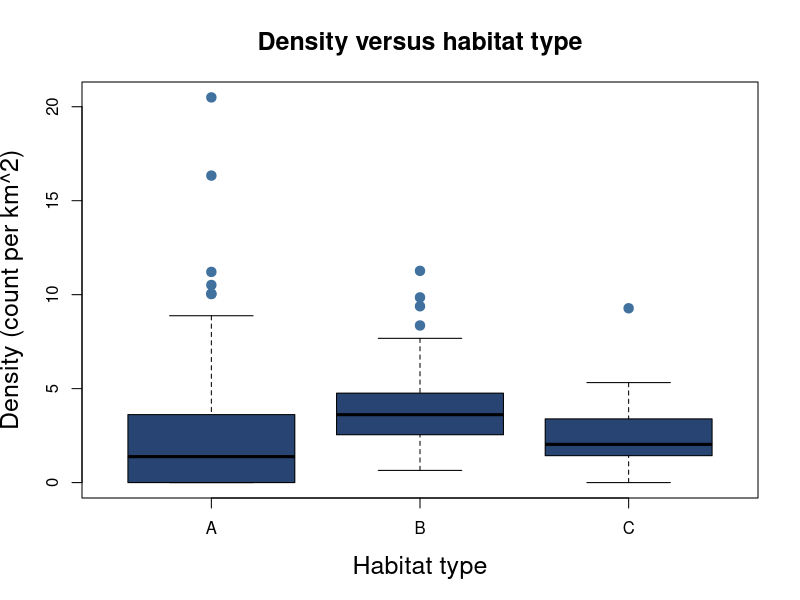
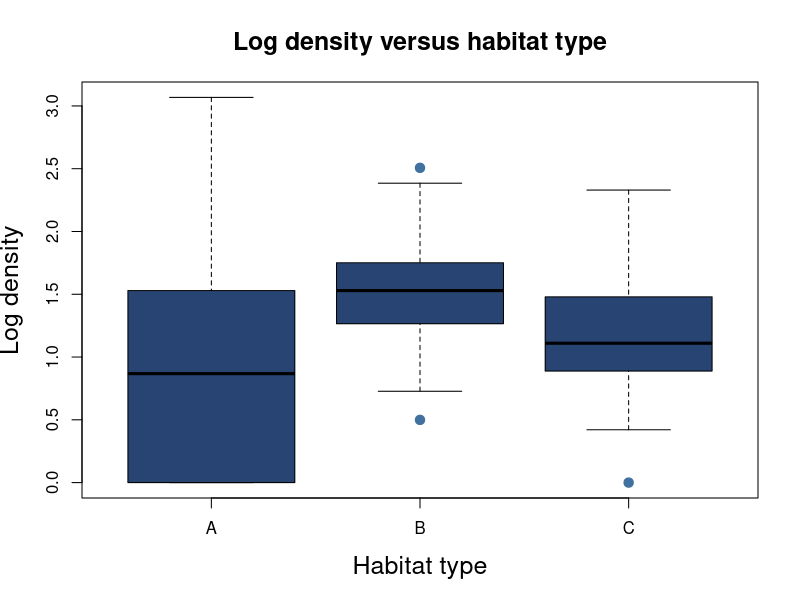
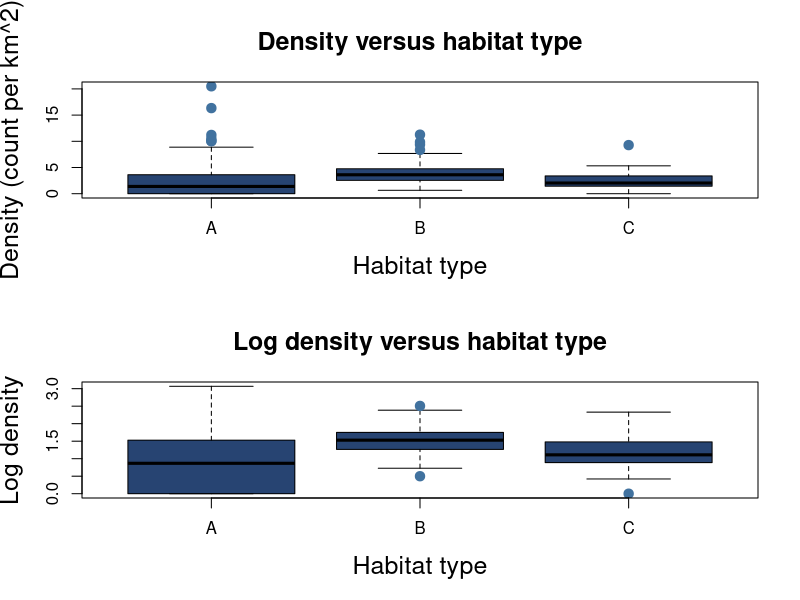
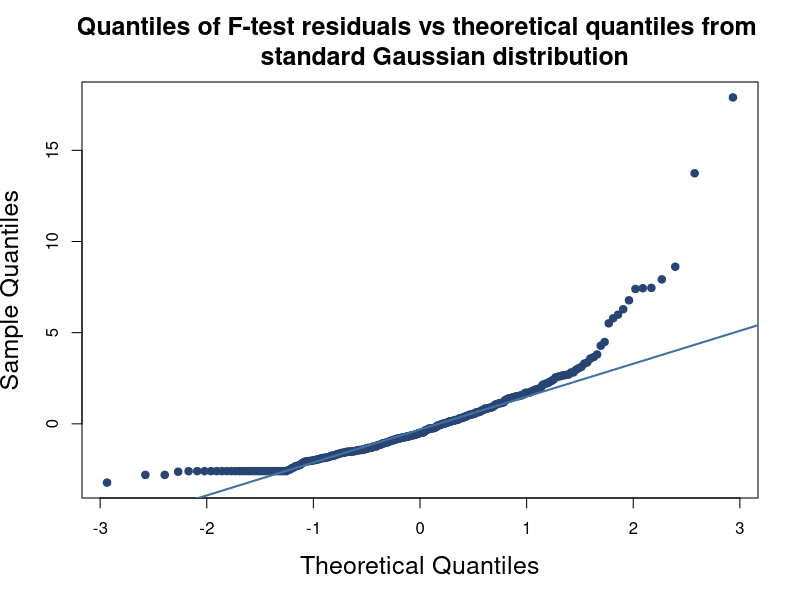

Write R code to recreate these figures, in order.
##################
##################
### Question 1 ###
##################
##################

#######
## a ## 
#######

# Import the data set
eco.df <- read.table("ecoStudy.txt", header = TRUE)

#####
# i #
#####

# Check quantiles of density variable
summary(eco.df$density)

# The values asked for in the question are:
# Minimum      : 0.000
# 1st quartile : 1.413
# Median       : 2.744
# Mean         : 3.103
# 3rd quartile : 4.193
# Maximum      : 20.497

######
# ii #
######

# Find the unique values in the column
unique(eco.df$habitat) 

# Habitat can take values "A", "B" and "C"

# Find the number of observations of each value
dim(eco.df[eco.df$habitat=="A",])[1] # 100 observations of A
dim(eco.df[eco.df$habitat=="B",])[1] # 125 observations of B
dim(eco.df[eco.df$habitat=="C",])[1] # 75 observations of C

# There are 100 observations of type A, 125 observations of 
# type B and 75 observations of type C

#######
## b ##
#######

# Create the log density column
eco.df$logDensity <- log(1 + eco.df$density)

#####
# i #
#####

# Plot density by habitat type
boxplot(eco.df$density ~ eco.df$habitat, 
        main = "Density versus habitat type",
        cex.main = 1.5,
        xlab = "Habitat type",
        ylab = "Density (count per km^2)",
        cex.lab = 1.5,
        col = "#274472",
        pch = 19,
        cex = 1.25,
        outcol = "#41729F")

######
# ii #
######

# Plot log density by habitat type
boxplot(eco.df$logDensity ~ eco.df$habitat, 
        main = "Log density versus habitat type",
        cex.main = 1.5,
        xlab = "Habitat type",
        ylab = "Log density", # log variables are unitless
        cex.lab = 1.5,
        col = "#274472",
        pch = 19,
        cex = 1.25,
        outcol = "#41729F")

#######
# iii #
#######

# Display the two boxplots in a 2x1 lattice
# Code for plots has been repeated as no clear way to reuse a plot object in 
# base R graphics
par(mfrow = c(2, 1))
boxplot(eco.df$density ~ eco.df$habitat, 
        main = "Density versus habitat type",
        cex.main = 1.5,
        xlab = "Habitat type",
        ylab = "Density (count per km^2)",
        cex.lab = 1.5,
        col = "#274472",
        pch = 19,
        cex = 1.25,
        outcol = "#41729F")
boxplot(eco.df$logDensity ~ eco.df$habitat, 
        main = "Log density versus habitat type",
        cex.main = 1.5,
        xlab = "Habitat type",
        ylab = "Log density", # log variables are unitless
        cex.lab = 1.5,
        col = "#274472",
        pch = 19,
        cex = 1.25,
        outcol = "#41729F")
dev.off() # reset options for par()

#######
## c ##
#######

# Calculates the F-test statistic for a given continuous variable and factor
fStat <- function(y, factor){
  #
  # y and factor must be in the same data frame
  #
  # y       (numeric vector) : the continuous variable that we wish to test 
  #                            whether is the same across groups
  # factor  (vector)         : the categorical variable with different 
  #                            groups to test across
  # returns (numeric)        : the F-test statistic as given by Eq. (2) in the 
  #                            question sheet
  
  # Find the number of observations
  overallCount   <- length(y)
  
  # Find the overall mean of the continuous variable
  overallMean    <- mean(y)
  
  # Find the groups of the factor
  groups         <- unique(factor)
  
  # Find the number of groups
  groupCount     <- length(groups)
  
  # Calculate the F-test statistic numerator
  fStatNumerator   <- fStatNumerator(y, factor, groups, overallMean, groupCount)
  
  # Calculate the F-test statistic denominator
  fStatDenominator <- fStatDenominator(y, factor, groups, overallCount, 
                                       groupCount)
  
  # Calculate the F-test statistic
  fStat <- fStatNumerator / fStatDenominator
  
  return(fStat)
}

# Calculates the numerator of the F-test statistic
fStatNumerator <- function(y, factor, groups, overallMean, groupCount){
  # y           (numeric vector)   : the continuous variable that we wish to 
  #                                  test whether is the same across groups
  # factor      (character vector)           : the categorical variable with different 
  #                                  groups to test across
  # groups      (character vector) : the group names in the factor we are 
  #                                  testing against
  # overallMean (numeric)          : the overall mean of y
  # groupCount  (numeric)          : the number of groups of the factor
  
  # Initialise the sum at zero
  weightedSumMeanDifference <- 0
  
  # Loop over the groups to perform the summation
  for(group in groups){
    # Find the mean of y for the given group
    groupMean <- mean(y[factor == group])
    
    # Find the difference between the group mean and overall mean squared
    meanDifference <- (groupMean - overallMean) ^ 2
    
    # Weight the squared difference in means by the number of observations of y
    # for the given group
    weightedMeanDifference <- length(y[factor == group]) * meanDifference
    
    # Add the result to the weighted sum of mean differences
    weightedSumMeanDifference <- weightedSumMeanDifference + 
                                 weightedMeanDifference
  }
  
  # Divide the sum by the degrees of freedom
  fStatNumerator <- weightedSumMeanDifference / (groupCount - 1)
  
  return(fStatNumerator)
}

# Calculates the denominator of the F-test statistic
fStatDenominator <- function(y, factor, groups, overallCount, groupCount){
  # y             (numeric vector)  : the continuous variable that we wish to 
  #                                   test whether is the same across groups
  # factor       (vector)           : the categorical variable with different 
  #                                   groups to test across
  # groups       (character vector) : the group names in the factor we are 
  #                                   testing against
  # overallCount (numeric)          : total number of observations
  # groupCount   (numeric)          : the number of groups of the factor
  
  # Store the total sum of the difference between each observation and the mean
  # of y for the group it belongs to squared
  # Initialise at 0
  sumMeanDifference <- 0
  
  for(group in groups){
    # Get the observations of y for the given group
    ySubset <- y[factor == group]
    
    # Get the mean of y for the given group
    groupMean <- mean(ySubset)
    
    # Get the difference between each observation in the subset and the group
    # mean squared
    groupMeanDifference <- (ySubset - groupMean) ^ 2
    
    # Sum the squared differences
    sumGroupMeanDifference <- sum(groupMeanDifference)
    
    # Add to the total squared differences of observations and their respective
    # group mean
    sumMeanDifference <- sumMeanDifference + sumGroupMeanDifference
  } 
  
  # Divide the sum by the degrees of freedom
  fStatDenominator <- sumMeanDifference / (overallCount - groupCount)
  
  return(fStatDenominator)
}

# Calculate the F-test statistic for the data
fStat(eco.df$density, eco.df$habitat)

# The F-test statistic is 10.481 (3 d.p.)

######
# ii #
######

# Find the p-value of the F test by 1 - P(F < 10.481)
1 - pf(q = 10.481, df1 = 2, df2 = 297)

# The p-value of the F-test is 3.996x10^-5 (3 d.p.)

#######
## d ##
#######

# Calculates the F-test statistic for a given continuous variable and factor
fStat2 <- function(y, factor){
  #
  # y and factor must be in the same data frame
  #
  # y       (numeric vector) : the continuous variable that we wish to test 
  #                            whether is the same across groups
  # factor  (vector)         : the categorical variable with different 
  #                            groups to test across
  # returns (numeric)        : the F-test statistic as given by Eq. (2) in the 
  #                            question sheet
  
  # Get the overall mean
  overallMean <- mean(y)
  
  # Get the components of the sum in the numerator of the F-statistic equation
  fStatNumComps  <- tapply(y, factor, fStatNumerator2, overallMean = overallMean)
  
  # Calculate the numerator of the F-statistic
  fStatNumerator <- sum(fStatNumComps) / (length(unique(factor)) - 1)
  
  # Get the components of the outer sum in the denominator of the F-statistic
  # equation
  fStatDenComps    <- tapply(y, factor, fStatDenominator2)
  
  # Calculate the denominator of the F-statistic
  fStatDenominator <- sum(fStatDenComps) / (length(y) - length(unique(factor)))
  
  # Calculate the F-statistic
  fStat <- fStatNumerator / fStatDenominator
  
  return(fStat)
}

# Computes the component of the sum in the numerator of the F-test statistic for 
# a specific group in the subset (i.e. for a single i in {1,...,k})
fStatNumerator2 <- function(subset, overallMean){
  # subset      (numeric vector) : a subset of the y variable for a specific 
  #                                group of the factor
  # overallMean (numeric)        : the overall mean of the variable y
  # returns     (numeric)        : the product of the length of the subset and 
  #                                the squared difference between the mean of y
  #                                for the subset and the overall mean
  
  # Get the number of observations in the group
  groupLength  <- length(subset)
  
  # Find the mean of y conditional on the subset
  groupMean    <- mean(subset)
  
  # Calculate the component of the numerator for the given subset
  fStatNumComp <- groupLength * (groupMean - overallMean) ^ 2
  
  return(fStatNumComp)
}

# Computes the component of the outer sum in the numerator of the F-test
# statistic formula for a specific group in the subset (i.e. for a single i in
# {1,...,K})
fStatDenominator2 <- function(subset){
  # subset  (numeric vector) : a subset of the y variable for a specific group  
  #                            of the factor
  # returns (numeric)        : the sum of squared differences between each 
  #                            observed value in the subset and the mean of the
  #                            values in the subset
  
  # Get the group mean
  groupMean <- mean(subset)
  
  # Get the components of the inner sum in the denominator of the F-test
  # statistic equation i.e. the difference between each observation and the
  # group mean squared
  squaredDifferences <- sapply(subset, squaredDifference, y = groupMean)
  
  # Get the sum of the squared differences
  fStatDenComp <- sum(squaredDifferences)
  
  return(fStatDenComp)
}

# Auxiliary function to find squared difference of two numbers
squaredDifference <- function(x, y){
  # x, y    (numeric) : two numbers to find the squared difference of
  # returns (numeric) : the difference of the numbers squared
  
  return((x-y)^2)
}

# Calculate the F-test statistic for the data
fStat2(eco.df$density, eco.df$habitat)

# The F-test statistic is verified to be 10.481 (3 d.p.). This result is the 
# same as with the first function so to avoid tautology the p-value does not 
# need to be recalculated; it is again 3.996x10^-5 (3 d.p.)

#######
## e ##
#######

# Calculate the mean density for each group
meanDensA <- mean(eco.df$density[eco.df$habitat == "A"])
meanDensB <- mean(eco.df$density[eco.df$habitat == "B"])
meanDensC <- mean(eco.df$density[eco.df$habitat == "C"])

# As libraries can not be used, this function will act in place of a hashmap 
# i.e. when passed a habitat type it will return the mean density for that 
# habitat. This increases efficiency as each mean was only calculated once and
# the F-test residual column can be added by column-wise operations rather than 
# element-wise operations.
densityMean <- function(group){
  # group   (character) : name of habitat type ("A", "B" or "C")
  # returns (numeric)   : mean of density for the given habitat

  return(get(paste("meanDens", group, sep = "")))
}

# Add a column to the data frame with the mean density for the corresponding 
# habitat type of each value
eco.df$habitatMean <- sapply(eco.df$habitat, densityMean)

# Add a column to the data frame containing the F-test residuals
eco.df$fResid <- eco.df$density - eco.df$habitatMean

# Plot the QQ plot for the F-test residuals
par(mfrow = c(1, 1)) # avoid a recurring bug of plot displaying in top pane of
                     # previous 2x1 lattice
qqnorm(eco.df$fResid, 
       pch = 19, 
       col = "#274472", 
       main = "Quantiles of F-test residuals vs theoretical quantiles from 
       standard Gaussian distribution",
       cex.main = 1.5,
       cex.lab = 1.5)
qqline(eco.df$fResid, lwd = 2, col = "#41729F")
dev.off() # reset options for par()

# The normality assumption does not appear valid. The curvature of the QQ-plot
# indicates that the residuals are right-skewed.


##################
##################
### Question 2 ###
##################
##################

#######
## a ##
#######

# Function to return the natural log of the joint density of iid Gammma mixture
# variables
calcLogMix2Gamma <- function(x, alpha, beta, p){
  # x       (numeric vector) : vector of inputs 
  # alpha   (numeric vector) : vector of alpha parameters
  # beta    (numeric vector) : vector of beta parameters
  # p       (numeric)        : probability parameter
  # returns (numeric)        : log joint density of the model
  
  # Get the information about validity of the inputs
  errorCheck <- verifyGammaInput(x, alpha, beta, p)
  
  # If inputs are invalid, terminate the function and display the reasons
  if(errorCheck[1]){
    stop(errorCheck[2])
  }
  
  # Create a vector of outputs from the Gamma mixture model pdf
  f_x <- mix2GammaPdf(x, alpha, beta, p)
  
  # Multiply the outputs together to get the joint density
  jointDensity <- 1
  for (f_xi in f_x){
    jointDensity <- jointDensity * f_xi
  }
  
  # Take the natural logarithm of the joint density
  logDensity <- log(jointDensity)
  
  # Return the output
  return(logDensity)
}

# Function to return the density of a single Gamma mixture variable
mix2GammaPdf <- function(x_i, alpha, beta, p){
  # x       (numeric vector) : input 
  # alpha   (numeric vector) : vector of alpha parameters
  # beta    (numeric vector) : vector of beta parameters
  # p       (numeric)        : probability parameter
  # returns (numeric)        : density of a single Gamma mixture model variable
  
  # Extract the individual parameters from their vectors
  alpha1 <- alpha[1]
  alpha2 <- alpha[2]
  beta1  <-  beta[1]
  beta2  <-  beta[2]
  
  # Find the results of the two Gamma pdfs
  gamma1 <- gammaPdf(x_i, alpha1, beta1)
  gamma2 <- gammaPdf(x_i, alpha2, beta2)
  
  # Find the output of the Gamma mixture model pdf
  output <- (p * gamma1) + ((1 - p) * gamma2)
  
  return(output)
}

# Function to return the density of a single Gamma variable
gammaPdf <- function(x_i, alpha, beta){
  # x       (numeric vector) : input
  # alpha   (numeric vector) : vector of alpha parameters
  # beta    (numeric vector) : vector of beta parameters
  # returns (numeric)        : density of a single Gamma variable
  
  # Calculate the output of a Gamma pdf
  output <- ((x_i ^ (alpha - 1)) * (exp(-1 * beta * x_i)) * (beta ^ alpha)) / 
    gamma(alpha)
  
  return(output)
}

#######
## b ##
#######

# Function to verify the validity of inputs to the Gamma mixture model function
verifyGammaInput <- function(x, alpha, beta, p){
  # x       (numeric vector) : input 
  # alpha   (numeric vector) : vector of alpha parameters
  # beta    (numeric vector) : vector of beta parameters
  # p       (numeric)        : probability parameter
  # returns (list)           : a list with the first entry as a boolean 
  #                            representing whether the inputs are valid (TRUE
  #                            indicates invalid) and the second entry a string
  #                            displaying information about the error
  
  # Default to TRUE and set to FALSE if no errors are found to avoid
  # repetitively reassigning value to TRUE if multiple errors found
  errorCheck <- c(TRUE)
  
  # Create a list to store messages about errors
  # These error messages will be concatenated into one string after all errors
  # are checked for and added to the error_check object
  errorCheckMessage <- list()
  
  # Check for correct data type of x
  if(!is.vector(x) | !is.numeric(x)){
    errorCheckMessage <- append(errorCheckMessage, "- x must be a numeric vector")
  } 
  
  # Check that all x values are positive
  else if(any(x <= 0)) {
    errorCheckMessage <- append(errorCheckMessage, 
                              "- x must contain only positive values")
  } 
  
  # Check for correct data type of alpha
  if(!is.vector(alpha) | !is.numeric(alpha) | length(alpha) != 2) {
    errorCheckMessage <- append(errorCheckMessage, 
                              "- alpha must be a numeric vector of length 2")
  }
  
  # Check that both alpha values are positive
  else if(any(alpha <= 0)) {
    errorCheckMessage <- append(errorCheckMessage, 
                              "- alpha must contain only positive values")
  }
  
  # Check for correct data type of beta
  if(!is.vector(beta) | !is.numeric(beta) | length(beta) != 2) {
    errorCheckMessage <- append(errorCheckMessage, 
                              "- beta must be a numeric vector of length 2")
  }
  
  # Check that both beta values are positive
  else if(any(beta <= 0)) {
    errorCheckMessage <- append(errorCheckMessage, 
                              "- beta must contain only positive values")
  }
  
  # Check for the type of p
  if(!is.numeric(p) | length(p) != 1) {
    errorCheckMessage <- append(errorCheckMessage, 
                              "- p must be a single numeric value")
  }
  
  # Check that p takes a value in [0,1]
  else if(p < 0 | p > 1){
    errorCheckMessage <- append(errorCheckMessage, 
                              "- p must be between 0 and 1 inclusive")
  }
  
  # If any error messages have been logged, concatenate these to a single string
  # and append to the return error_check list
  if(length(errorCheckMessage) > 0) {
    errorCheckMessage <- paste(c("Input is invalid because: ", errorCheckMessage),
                             collapse = " \n ")
    errorCheck <- append(errorCheck, errorCheckMessage)
  }
  
  # Else set the error_check boolean to FALSE as no errors were logged
  else {
    errorCheck[1] <- FALSE
  }
  
  return(errorCheck)
}

#######
## c ##
#######

# Assign the inputs and parameters
x_0     <- c(0.06, 2.32, 4.81, 0.02, 2.33, 2.18, 0.83, 2.45, 2.10, 3.27)
alpha_0 <- c(0.5, 6)
beta_0  <- c(0.5, 2.5)
p_0     <- 0.35

# Perform the required calculation
calcLogMix2Gamma(x_0, alpha_0, beta_0, p_0)

# The natural logarithm of the joint density for the given values is -13.928
# (3 d.p.)


##################
##################
### Question 3 ###
##################
##################

#######
## a ##
#######

# Function to calculate the output of g(.) as displated in Eq. (5)
smoothCurve <- function(x, alpha, beta, p, q, k){
  # x       (numeric value/vector) : input value/vector
  # alpha   (numeric)              : alpha parameter
  # beta    (numeric)              : beta parameter
  # p       (numeric)              : p parameter
  # q       (numeric)              : q parameter
  # k       (numeric)              : k parameter
  # returns (numeric value/vector) : output value/vector of function g(.) 
  #                                  displayed in Eq. (5)
  
  # Get the information about validity of the inputs
  errorCheck <- verifySmoothInput(x, alpha, beta, p, q, k)
  
  # If inputs are invalid, terminate the function and display the reasons
  if(errorCheck[1]){
    stop(errorCheck[2])
  }
  
  # Calculate the input to the log(.) function in Eq. (5)
  numerator   <- (gamma(x + beta) ^ k) * (p ^ alpha) * (q ^ beta)
  denominator <- (gamma(alpha) ^ k) * (gamma(beta) ^ k)
  logInput    <- numerator / denominator
  
  # Calculate the input to the sin(.) function in Eq. (5)
  sinInput    <- (1 / (2 * alpha)) * log(logInput)
  
  # Calculate the output of the function in Eq. (5)
  output      <- sin(sinInput)
  
  return(output)
}

# Function to verify the validity of inputs to the smooth curve function
verifySmoothInput <- function(x, alpha, beta, p, q, k){
  # x       (numeric value/vector) : input value
  # alpha   (numeric)              : alpha parameter
  # beta    (numeric)              : beta parameter
  # p       (numeric)              : p parameter
  # q       (numeric)              : q parameter
  # k       (numeric)              : k parameter
  # returns (list)           : a list with the first entry as a boolean 
  #                            representing whether the inputs are valid (TRUE
  #                            indicates invalid) and the second entry a string
  #                            displaying information about the error
  
  # Default to TRUE and set to FALSE if no errors are found to avoid
  # repetitively reassigning value to TRUE if multiple errors found
  errorCheck <- c(TRUE)
  
  # Create a list to store messages about errors
  # These error messages will be concatenated into one string after all errors
  # are checked for and added to the error_check object
  errorCheckMessage <- list()
  
  # Check for correct data type of x
  if(!is.numeric(x)){
    errorCheckMessage <- append(errorCheckMessage, 
                              "- x must be a numeric value or numeric vector")
  }
  
  # Check for correct data type of alpha
  if(length(alpha) > 1 | !is.numeric(alpha)) {
    errorCheckMessage <- append(errorCheckMessage, 
                              "- alpha must be a single numeric value")
  }
  
  # Check that alpha is positive
  else if(alpha <= 0) {
    errorCheckMessage <- append(errorCheckMessage, 
                              "- alpha can only take positive values")
  }
  
  # Check for correct data type of beta
  if(length(beta) > 1 | !is.numeric(beta)) {
    errorCheckMessage <- append(errorCheckMessage, 
                              "- beta must be a single numeric value")
  }
  
  # Check that both beta values are positive
  else if(beta <= 0) {
    errorCheckMessage <- append(errorCheckMessage, 
                              "- beta can only take positive values")
  }
  
  # Check for correct data type of p
  if(length(p) > 1 | !is.numeric(p)) {
    errorCheckMessage <- append(errorCheckMessage, 
                              "- p must be a single numeric value")
  }
  
  # Check for correct data type of q
  if(length(q) > 1 | !is.numeric(q)) {
    errorCheckMessage <- append(errorCheckMessage, 
                              "- q must be a single numeric value")
  }
  
  # Check for correct data type of k
  if(length(k) > 1 | !is.numeric(k)) {
    errorCheckMessage <- append(errorCheckMessage, 
                              "- k must be a single numeric value")
  }
  
  # If any error messages have been logged, concatenate these to a single string
  # and append to the return error_check list
  if(length(errorCheckMessage) > 0) {
    errorCheckMessage <- paste(c("Input is invalid because: ", errorCheckMessage),
                             collapse = " \n ")
    errorCheck <- append(errorCheck, errorCheckMessage)
  }
  # Else set the error_check boolean to FALSE as no errors were logged
  else {
    errorCheck[1] <- FALSE
  }
  
  return(errorCheck)
}

#######
## b ##
#######

# Calculate the approximate area between a curve and the x-axis in an interval
# using the midpoint Riemann sum with specified intervals. Implemented with a 
# loop
calcMidRiemannLoop <- function(xVec, alpha, beta, p, q, k){
  # xVec    (numeric vector) : input vector
  # alpha   (numeric)        : alpha parameter
  # beta    (numeric)        : beta parameter
  # p       (numeric)        : p parameter
  # q       (numeric)        : q parameter
  # k       (numeric)        : k parameter
  # returns (numeric)        : an approximation to the area between a function 
  #                            given by smoothCurve() and the x-axis using the 
  #                            midpoint Riemann sum
  
  # Initialise the sum at zero
  midRiemannSum <- 0
  
  # Perform the sum
  for(i in 2:length(xVec)){
    # Find the midpoint of the subinterval
    midPoint <- (xVec[i] + xVec[i-1]) / 2

    # Add the width of the subinterval times the absolute value of the function
    # at the midpoint of the interval to the Riemann sum
    # Use absolute value to get positive area for subintervals falling below
    # the x-axis
    midRiemannSum <- midRiemannSum + ((xVec[i] - xVec[i-1]) * 
                                           abs(smoothCurve(midPoint, alpha, 
                                                           beta, p, q, k)))
  }
  
  return(midRiemannSum)
}

#######
## c ##
#######

# Calculate the approximate area between a curve and the x-axis in an interval
# using the midpoint Riemann sum with specified intervals. Implemented without a
# loop
calcMidRiemann <- function(xVec, alpha, beta, p, q, k){
  # xVec    (numeric vector) : input vector
  # alpha   (numeric)        : alpha parameter
  # beta    (numeric)        : beta parameter
  # p       (numeric)        : p parameter
  # q       (numeric)        : q parameter
  # k       (numeric)        : k parameter
  # returns (numeric)        : an approximation to the area between a function 
  #                            given by smoothCurve() and the x-axis using the 
  #                            midpoint Riemann sum
  
  # Get the information about validity of the inputs
  errorCheck <- verifyRiemannInput(xVec, alpha, beta, p, q, k)
  
  # If inputs are invalid, terminate the function and display the reasons
  if(errorCheck[1]){
    stop(errorCheck[2])
  }
  
  # Get the number of elements in xVec
  N <- length(xVec)
  
  # Create two vectors of left-points and right-points for the subintervals
  leftPoints  <- xVec[-N]
  rightPoints <- xVec[-1]
  
  # Use the left and right points to calculate a vector of midpoints
  midPoints <- (leftPoints + rightPoints) / 2
  
  # Calculate the (absolute) height of the curve from the x-axis at each 
  # midpoint
  rectHeights <- abs(smoothCurve(midPoints, alpha, beta, p, q, k))
  
  # Use the left and right points to find the width of each subinterval
  rectWidths <- rightPoints - leftPoints
  
  # Calculate the area of the rectangles formed by each subinterval and the
  # height of the curve at the midpoint of the subinterval
  rectAreas <- rectHeights * rectWidths
  
  # Calculate the total approximate area between the curve and x-axis by summing 
  # the area of each rectangle
  midRiemannSum <- sum(rectAreas)
  
  return(midRiemannSum)
}

#######
## d ##
#######

# Check the validity of inputs to the midpoint Riemann function
verifyRiemannInput <- function(xVec, alpha, beta, p, q, k){
  # xVec    (numeric vector) : input vector
  # alpha   (numeric)        : alpha parameter
  # beta    (numeric)        : beta parameter
  # p       (numeric)        : p parameter
  # q       (numeric)        : q parameter
  # k       (numeric)        : k parameter
  # returns (list)           : a list with the first entry as a boolean 
  #                            representing whether the inputs are valid (TRUE
  #                            indicates invalid) and the second entry a string
  #                            displaying information about the error
  
  
  # Default to TRUE and set to FALSE if no errors are found to avoid
  # repetitively reassigning value to TRUE if multiple errors found
  errorCheck <- c(TRUE)
  
  # Create a list to store messages about errors
  # These error messages will be concatenated into one string after all errors
  # are checked for and added to the error_check object
  errorCheckMessage <- list()
  
  # Check for correct data type of x
  if(length(xVec) < 2 | !is.numeric(xVec)){
    errorCheckMessage <- append(errorCheckMessage, 
                              "- xVec must be a numeric vector with length of 
                              at least 2")
  }
  
  if(!monotoneInceasing(xVec)) {
    errorCheckMessage <- append(errorCheckMessage, 
                              "- elements of xVec must be in strictly increasing
                              order")
  }
  
  # Check for correct data type of alpha
  if(length(alpha) > 1 | !is.numeric(alpha)) {
    errorCheckMessage <- append(errorCheckMessage, 
                              "- alpha must be a single numeric value")
  }
  
  # Check that alpha is positive
  else if(alpha <= 0) {
    errorCheckMessage <- append(errorCheckMessage, 
                              "- alpha can only take positive values")
  }
  
  # Check for correct data type of beta
  if(length(beta) > 1 | !is.numeric(beta)) {
    errorCheckMessage <- append(errorCheckMessage, 
                              "- beta must be a single numeric value")
  }
  
  # Check that both beta values are positive
  else if(beta <= 0) {
    errorCheckMessage <- append(errorCheckMessage, 
                              "- beta can only take positive values")
  }
  
  # Check for correct data type of p
  if(length(p) > 1 | !is.numeric(p)) {
    errorCheckMessage <- append(errorCheckMessage, 
                              "- p must be a single numeric value")
  }
  
  # Check for correct data type of q
  if(length(q) > 1 | !is.numeric(q)) {
    errorCheckMessage <- append(errorCheckMessage, 
                              "- q must be a single numeric value")
  }
  
  # Check for correct data type of k
  if(length(k) > 1 | !is.numeric(k)) {
    errorCheckMessage <- append(errorCheckMessage, 
                              "- k must be a single numeric value")
  }
  
  # If any error messages have been logged, concatenate these to a single string
  # and append to the return error_check list
  if(length(errorCheckMessage) > 0) {
    errorCheckMessage <- paste(c("Input is invalid because: ", errorCheckMessage),
                             collapse = " \n ")
    errorCheck <- append(errorCheck, errorCheckMessage)
  }
  
  # Else set the error_check boolean to FALSE as no errors were logged
  else {
    errorCheck[1] <- FALSE
  }
  
  return(errorCheck)
}

# Check if elements of a numeric vector are monotone increasing (not monotone 
# non-decreasing)
monotoneInceasing <- function(vec){
  # vec     (numeric vector) : vector to check
  # returns (logical)        : boolean value that is TRUE if the elements of the
  #                            numeric vector are monotone increasing and FALSE
  #                            otherwise
  
  # Boolean to store whether elements of the vector are monotone increasing
  monotoneInceasing <- TRUE
  
  # Loop over each pair of elements in the vector
  for(i in 2:length(vec)){
    # Set the boolean to FALSE if the second element is not strictly greater
    # than the first element
    if(vec[i-1] >= vec[i]){
      monotoneInceasing <- FALSE
    }
  }
  
  return(monotoneInceasing)
}

#######
## e ##
#######

# Initialise the inputs
xVec_1  <- seq(from = 2, to = 8.5, by = 0.01)
alpha_1 <- 2.1
beta_1  <- 0.5
p_1     <- 3
q_1     <- 6
k_1     <- 2

# Calculate the approximate integral
calcMidRiemann(xVec_1, alpha_1, beta_1, p_1, q_1, k_1)

# The area is calculated to be 4.737 (3 d.p.)

#######
## f ##
#######

# Calculate the total approximate area between a curve and the x-axis for
# multiple intervals on the x-axis using the midpoint Riemann sum
calcMidRiemannAreas <- function(xSeqList, alpha, beta, p, q, k){
  # xSeqList (list)    : list of input vectors
  # alpha    (numeric) : alpha parameter
  # beta     (numeric) : beta parameter
  # p        (numeric) : p parameter
  # q        (numeric) : q parameter
  # k        (numeric) : k parameter
  # returns  (numeric) : an approximation to the area between a function 
  #                      given by smoothCurve() and the x-axis using the 
  #                      midpoint Riemann sum
  
  # Calculate the approximate area for eachinterval
  intervalAreas <- sapply(xSeqList, calcMidRiemann, alpha = alpha, beta = beta, 
                          p = p, q = q, k = k)
  
  # Sum the areas to get the total area
  totalArea <- sum(intervalAreas)
    
  return(totalArea)
}

#######
## g ##
#######

# Initialise the inputs
xVec_2_1   <- seq(from = 3.5, to = 8, by = 0.01)
xVec_2_2   <- seq(from = 2, to = 4.3, by = 0.1)
xVec_2_3   <- seq(from = 1.07, to = 9.012, by = 0.001)
xSeqList_2 <- list(xVec_2_1, xVec_2_2, xVec_2_3)
alpha_2    <- 1.9
beta_2     <- 0.75
p_2        <- 2.15
q_2        <- 7
k_2        <- 1.65

# Calculate the combined area between the curve and x-axis over the intervals
calcMidRiemannAreas(xSeqList_2, alpha_2, beta_2, p_2, q_2, k_2)

# The total area is 10.847 (3 d.p.)


##################
##################
### Question 4 ###
##################
##################

#######
## a ##
#######

# Calculates the natural logarithm of the probability of an observed sequence
# of weather states
weatherSeqProb <- function(weatherSeq, trProbs, initProbs){
  # weatherSeq (character vector) : vector representing the sequence of weather
  #                                 states with "s" = sunny, "c" = cloudy, "r" =
  #                                 rainy
  # trProbs    (numeric matrix)   : matrix of the transition probabilities
  # initsProbs (numeric vector)   : vector of initial probabilities
  # returns    (numeric)          : the natural logarithm of the probability of
  #                                 the sequence given the initial and 
  #                                 transition probabilities
  
  
  # Encode the weather sequence as numbers for indexing the vector and array
  weatherSeq <- weatherSeqEncoder(weatherSeq)
  
  # Find the probability of the initial state
  seqProb <- initProbs[weatherSeq[1]]
  
  # Multiply by the transition probabilities
  for(i in 2:length(weatherSeq)){
    seqProb <- seqProb * trProbs[weatherSeq[i-1], weatherSeq[i]]
  }
  
  # Take the natural logarithm of the probability of the sequence
  logSeqProb <- log(seqProb)
  
  return(logSeqProb)
}

# Encodes the weather sequence as numeric values which can be used to index the
# probability data structures
weatherSeqEncoder <- function(weatherSeq){
  # weatherSeq (character vector) : vector representing the sequence of weather
  #                                 states with "s" = sunny, "c" = cloudy, "r" =
  #                                 rainy
  # returns    (numeric vector)   : vector representing the sequence of weather
  #                                 states encoded as 1 = sunny, 2 = cloudy, 3 =
  #                                 rainy

  # Loop over the vector and modify values individually
  for(i in 1:length(weatherSeq)){
    if(weatherSeq[i] == "s"){
      weatherSeq[i] <- 1
    }
    else if(weatherSeq[i] == "c"){
      weatherSeq[i] <- 2
    }
    else if(weatherSeq[i] == "r"){
      weatherSeq[i] <- 3
    }
    else{
      stop("invalid value in weather sequence")
    }
  }
  
  return(as.numeric(weatherSeq))
}

#######
## b ##
#######

# Initialise the inputs
weatherSeq_0 <- c("c", "s", "c", "r", "s", "s")
trProbs_0r   <- c(0.5, 0.4, 0.1, 0.33, 0.35, 0.32, 0.3, 0.3, 0.4) # raw values
trProbs_0    <- matrix(data = trProbs_0r, nrow = 3, byrow = TRUE)
initProbs_0  <- c(0.45, 0.25, 0.3)

# Compute the natural logarithm of the probability of the sequence
weatherSeqProb(weatherSeq_0, trProbs_0, initProbs_0)

# The natural log of the probability of the sequence is -6.448

#######
## c ##
#######

# Calculate the natural logarithm of the probability of the observed sequences
# from a weather and jacket colour HMM
weatherColourProbs <- function(colourSeq, emitProbs, weatherSeq, trProbs, 
                               initProbs){
  # colourSeq  (character vector) : vector representing the sequence of jacket
  #                                 states with "B" = black and "W" = white
  # emitProbs  (numeric matrix)   : matrix of emission probabilities for jacket
  #                                 colour given weather state
  # weatherSeq (character vector) : vector representing the sequence of weather
  #                                 states with "s" = sunny, "c" = cloudy, "r" =
  #                                 rainy
  # trProbs    (numeric matrix)   : matrix of the transition probabilities
  # initsProbs (numeric vector)   : vector of initial probabilities
  # returns    (numeric)          : the natural logarithm of the probability of
  #                                 the sequences given the initial, transition 
  #                                 and emission probabilities
  
  # The probability of the sequence:
  # P(Y_1 | X_1)P(X_1) P(Y_2 | X_2)P(X_2 | X_1) ... P(Y_n | X_n)P(X_n | X_n-1) 
  # can be written as:
  # P(X_1) P(X_2 | X_1) ... P(X_n | X_n-1) P(Y_1 | X_1) ... P(Y_n | X_n)
  # such that we can reuse the previous code to calculate the probability of the
  # "hidden" weather sequence using the transition probabilities and multiply 
  # this result by the emission probabilities of the observed sequence of 
  # jacket colours given weather states to get the joint probability of both
  # sequences
  
  # Calculate the natural logarithm of the probability of the hidden states
  weatherSeqProb <- weatherSeqProb(weatherSeq, trProbs, initProbs)
  
  # Calculate the natural logarithm of the probability of the observed jacket 
  # sequence given the "hidden" weather states
  colourSeqProb <- colourSeqProb(colourSeq, emitProbs, weatherSeq)
  
  # Using log(XY) = log(X) + log(Y) we can obtain the natural logarithm of the 
  # joint probability of the sequences by adding the two natural logs of
  # probabilities already found
  weatherColourProbs <- weatherSeqProb + colourSeqProb
  
  return(weatherColourProbs)
}

# Calculate the natural logarithm of the probability of the observed sequenced
# of jacket colours given the "hidden" sequence of weather states
colourSeqProb <- function(colourSeq, emitProbs, weatherSeq){
  # colourSeq  (character vector) : vector representing the sequence of jacket
  #                                 states with "B" = black and "W" = white
  # emitProbs  (numeric matrix)   : matrix of emission probabilities for jacket
  #                                 colour given weather state
  # weatherSeq (character vector) : vector representing the sequence of weather
  #                                 states with "s" = sunny, "c" = cloudy, "r" =
  #                                 rainy
  # returns    (numeric)          : the probability of the observed sequence of
  #                                 jacket colours given the sequence of
  #                                 "hidden" weather states
  
  
  # Encode the sequences as numbers for indexing the emission probability matrix
  weatherSeq <- weatherSeqEncoder(weatherSeq)
  colourSeq  <- colourSeqEncoder(colourSeq)
  
  # Initialise the probability at 1
  colourSeqProb <- 1
  
  # Multiply by the emission probabilities
  for(i in 1:length(colourSeq)){
    colourSeqProb <- colourSeqProb * emitProbs[weatherSeq[i], colourSeq[i]]
  }
  
  # Take the natural logarithm of the probability of the jacket colour sequence
  logColourSeqProb <- log(colourSeqProb)
  
  return(logColourSeqProb)
}

# Encodes the jacket sequence as numeric values which can be used to index the
# probability data structures
colourSeqEncoder <- function(colourSeq){
  # colourSeq  (character vector) : vector representing the sequence of jacket
  #                                 states with "B" = black and "W" = white
  # returns    (numeric vector)   : vector representing the sequence of jacket
  #                                 states encoded as 1 = black and 2 = white
  
  # Loop over the vector and modify values individually
  for(i in 1:length(colourSeq)){
    if(colourSeq[i] == "B"){
      colourSeq[i] <- 1
    }
    else if(colourSeq[i] == "W"){
      colourSeq[i] <- 2
    }
    else{
      stop("invalid value in jacket colour sequence")
    }
  }
  
  return(as.numeric(colourSeq))
}

#######
## d ##
#######

# Initialise the inputs
colourSeq_1  <- c("B", "W", "W", "B", "B", "W", "W", "W")
emitProbs_1r <- c(0.2, 0.8, 0.55, 0.45, 0.9, 0.1) # raw values
emitProbs_1  <- matrix(data = emitProbs_1r, nrow = 3, byrow = TRUE)
weatherSeq_1 <- c("r", "s", "c", "r", "c", "r", "s", "s")
trProbs_1r   <- c(0.55, 0.25, 0.2, 0.25, 0.35, 0.4, 0.2, 0.15, 0.65)
trProbs_1    <- matrix(data = trProbs_1r, nrow = 3, byrow = TRUE)
initProbs_1  <- c(0.35, 0.45, 0.2)

# Calculate the natural logarithm of the joint probability of the observed
# sequences
weatherColourProbs(colourSeq_1, emitProbs_1, weatherSeq_1, trProbs_1, 
                   initProbs_1)

# The natural log of the joint probability of the observed sequences is -15.121
